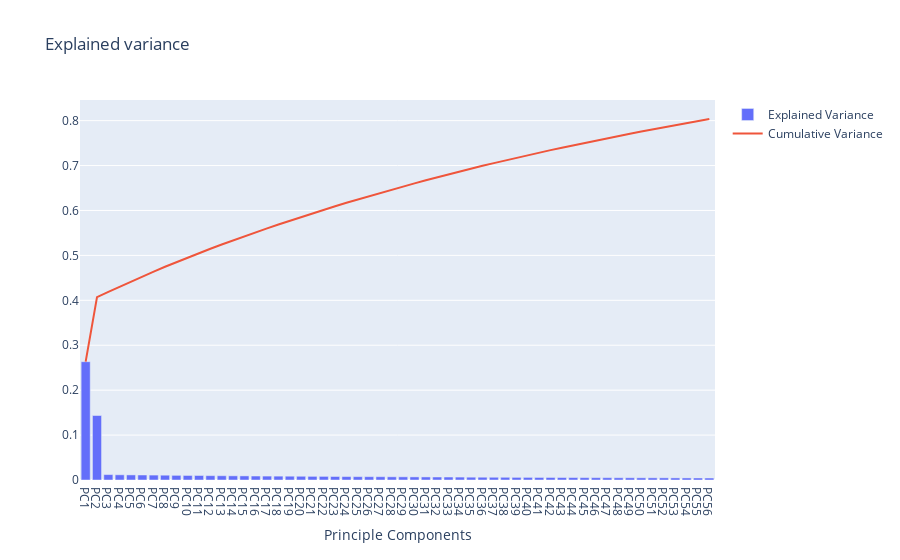

Notebook code for this chart:
### Code cell
# plot the components in accordance with the explained variance of each one for dataset1
x = ["PC%s" %i for i in range(1,principalComponents[1].components_.shape[0] + 1)]
trace1 = go.Bar(
    x=x,
    y=list(var_exp[1]),
    name="Explained Variance")

trace2 = go.Scatter(
    x=x,
    y=np.cumsum(var_exp[1]),
    name="Cumulative Variance")

layout = go.Layout(
    title='Explained variance',
    xaxis=dict(title='Principle Components', tickmode='linear'))

data = [trace1, trace2]
fig = go.Figure(data=data, layout=layout)
offline.iplot(fig)

### Figure 1 — Plotly figure (JSON) as saved in the notebook; plotly's stock layout.template omitted (floating-point values rounded to 4 significant figures)
{"data": [{"name": "Explained Variance", "type": "bar", "x": ["PC1", "PC2", "PC3", "PC4", "PC5", "PC6", "PC7", "PC8", "PC9", "PC10", "PC11", "PC12", "PC13", "PC14", "PC15", "PC16", "PC17", "PC18", "PC19", "PC20", "PC21", "PC22", "PC23", "PC24", "PC25", "PC26", "PC27", "PC28", "PC29", "PC30", "PC31", "PC32", "PC33", "PC34", "PC35", "PC36", "PC37", "PC38", "PC39", "PC40", "PC41", "PC42", "PC43", "PC44", "PC45", "PC46", "PC47", "PC48", "PC49", "PC50", "PC51", "PC52", "PC53", "PC54", "PC55", "PC56"], "y": [0.2634, 0.1436, 0.01203, 0.01157, 0.01133, 0.01114, 0.01094, 0.01068, 0.01035, 0.01011, 0.01005, 0.009654, 0.00949, 0.009283, 0.00912, 0.008845, 0.008693, 0.008588, 0.008467, 0.008312, 0.008099, 0.008038, 0.007821, 0.007608, 0.007442, 0.007382, 0.007317, 0.007104, 0.007054, 0.006904, 0.006803, 0.006687, 0.006614, 0.006483, 0.006248, 0.006171, 0.006073, 0.006028, 0.005836, 0.005782, 0.005658, 0.005631, 0.00547, 0.005438, 0.00528, 0.005215, 0.005143, 0.005016, 0.004972, 0.004885, 0.004857, 0.004819, 0.004677, 0.004582, 0.00449, 0.004417]}, {"name": "Cumulative Variance", "type": "scatter", "x": ["PC1", "PC2", "PC3", "PC4", "PC5", "PC6", "PC7", "PC8", "PC9", "PC10", "PC11", "PC12", "PC13", "PC14", "PC15", "PC16", "PC17", "PC18", "PC19", "PC20", "PC21", "PC22", "PC23", "PC24", "PC25", "PC26", "PC27", "PC28", "PC29", "PC30", "PC31", "PC32", "PC33", "PC34", "PC35", "PC36", "PC37", "PC38", "PC39", "PC40", "PC41", "PC42", "PC43", "PC44", "PC45", "PC46", "PC47", "PC48", "PC49", "PC50", "PC51", "PC52", "PC53", "PC54", "PC55", "PC56"], "y": [0.2634, 0.407, 0.419, 0.4306, 0.4419, 0.453, 0.464, 0.4747, 0.485, 0.4951, 0.5052, 0.5148, 0.5243, 0.5336, 0.5427, 0.5516, 0.5603, 0.5688, 0.5773, 0.5856, 0.5937, 0.6018, 0.6096, 0.6172, 0.6246, 0.632, 0.6393, 0.6464, 0.6535, 0.6604, 0.6672, 0.6739, 0.6805, 0.687, 0.6932, 0.6994, 0.7055, 0.7115, 0.7173, 0.7231, 0.7288, 0.7344, 0.7399, 0.7453, 0.7506, 0.7558, 0.7609, 0.766, 0.7709, 0.7758, 0.7807, 0.7855, 0.7902, 0.7948, 0.7992, 0.8037]}], "layout": {"title": {"text": "Explained variance"}, "xaxis": {"tickmode": "linear", "title": {"text": "Principle Components"}}}}
